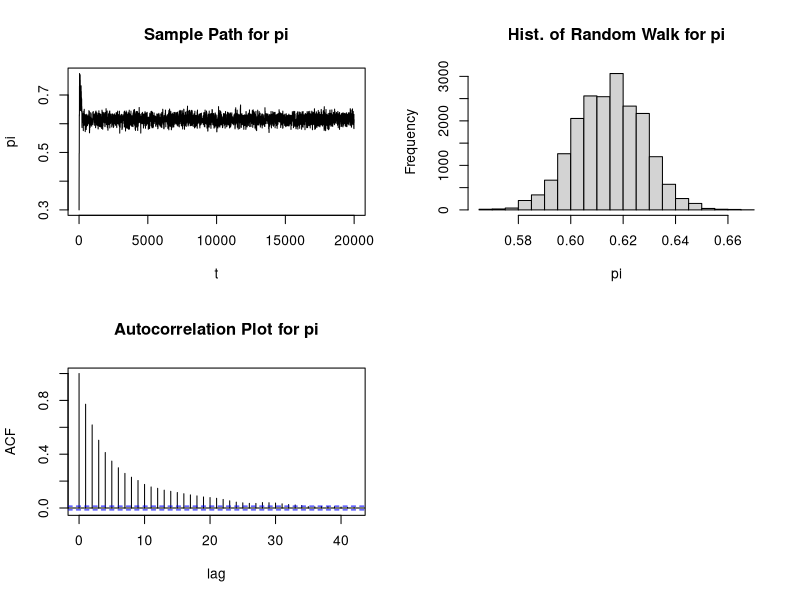
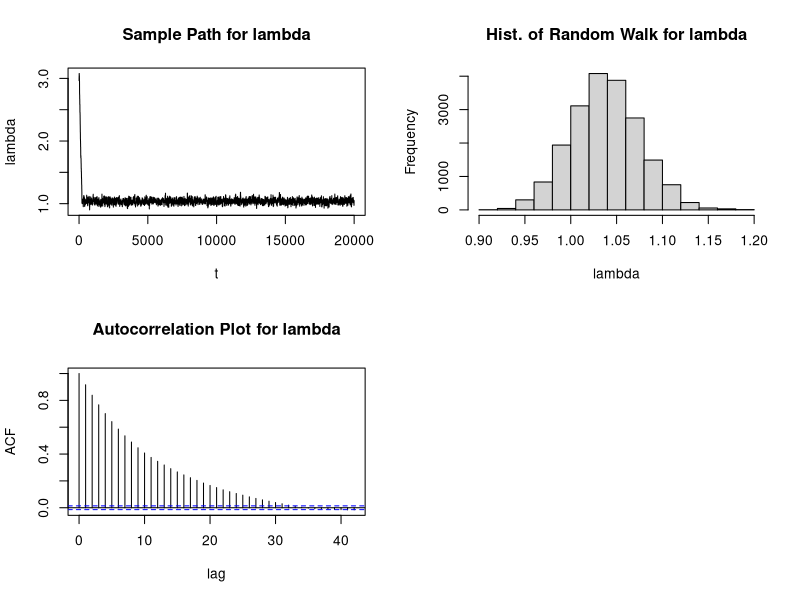

Reproduce these figures in R, in order.
## ---- chunk 1
knitr::opts_chunk$set(echo = TRUE)
## ---- chunk 2
### HELPER FUNCTIONS
# log prior for lambda, fill in 
lplambda = function(lambda){
  return(log(dgamma(lambda, shape = 2, rate = 0.5)))
}

# log prior for pi, fill in 
lppi = function(pi){
  return(log(dunif(pi, 0, 1)))
}

# bivariate RW proposal function
# hint: bivariate proposal same as generating two indep proposals here
h.sim = function(){
  return(runif(2,-0.06,0.06))
}

# returns ll, or log f(y|lambda, pi)
# compute given y and ny from table
ll = function(y, ny, x){
  pi = x[1]
  lambda = x[2]
  ll = ny[1]*log(pi[1]+(1-pi[1])*exp(-lambda)) +(sum(ny)-ny[1])*(log(1-pi[1]) - lambda) + sum(ny*y)*log(lambda) + lplambda(lambda) + lppi(pi)
  return(ll)
}

# MH ratio
# Hint; since h symmetric, proposal density cancels out of ratio
R = function(y, y_weight, x, xt){
  # x is the proposal, xt is current state
  # x[1],xt[1] pertain to pi, x[2],xt[2] pertain to lambda
  logR <- ll(y, y_weight, x) - ll(y, y_weight, xt)
  R = exp(logR)
  return(R)
}
## ---- chunk 3
# set the seed
set.seed(1)
# data fro HW 6
y = 0:6
ny = c(3062, 587, 284, 103, 33, 4, 2)
# Set chain length
M = 20000
# initialize the chain vector (alpha, lambda)
x.rw.chain = matrix(0, M, 2)
colnames(x.rw.chain) = c("pi","lambda")
# Initialize chain with specified initial values
# alpha, lambda
x.rw.chain[1,] = c(0.3, 3) 

# now start chain
for(i in 1:(M-1)){
  # set the value at current iteration of the chain to variable xt
  xt = x.rw.chain[i,]
  # draw a proposal from the proposal density
  x = xt + h.sim()
  # calculate MH ratio 
  if((x[1]>0)&(x[1]<1)&(x[2]>0)){
    r = min(R(y, ny, x, xt), 1)
  } else{
    r=0
  }
  # Generate draw from bernoulli(p).
  keep = rbinom(1, 1, r)
  # if keep = 1, then set next iteration equal to then proposal
  if(keep == 1){
    x.rw.chain[i+1,] = x
  }else{
    # otherwise, carry over value from the current iteration
    x.rw.chain[i+1,] = xt
  }
}
## ---- chunk 4
burn.in = 500
# posterior mean for pi
mean(x.rw.chain[-c(1:burn.in), 1])
# posterior mean for lambda
mean(x.rw.chain[-c(1:burn.in), 2])
## ---- chunk 5
# Diagnostics for pi
par(mfrow=c(2,2))
plot(x.rw.chain[, 1],type="l",ylab="pi",xlab="t",
     main=paste0("Sample Path for pi"))
hist(x.rw.chain[-c(1:burn.in), 1],breaks=20,xlab="pi",
     main=paste0("Hist. of Random Walk for pi"))
acf(x.rw.chain[-c(1:burn.in), 1], ylab="ACF",xlab="lag",
     main=paste0("Autocorrelation Plot for pi"))
## ---- chunk 6
# Diagnostics for lambda
par(mfrow=c(2,2))
plot(x.rw.chain[, 2],type="l",ylab="lambda",xlab="t",
     main=paste0("Sample Path for lambda"))
hist(x.rw.chain[-c(1:burn.in), 2],breaks=20,xlab="lambda",
     main=paste0("Hist. of Random Walk for lambda"))
acf(x.rw.chain[-c(1:burn.in), 2], ylab="ACF",xlab="lag",
     main=paste0("Autocorrelation Plot for lambda"))
